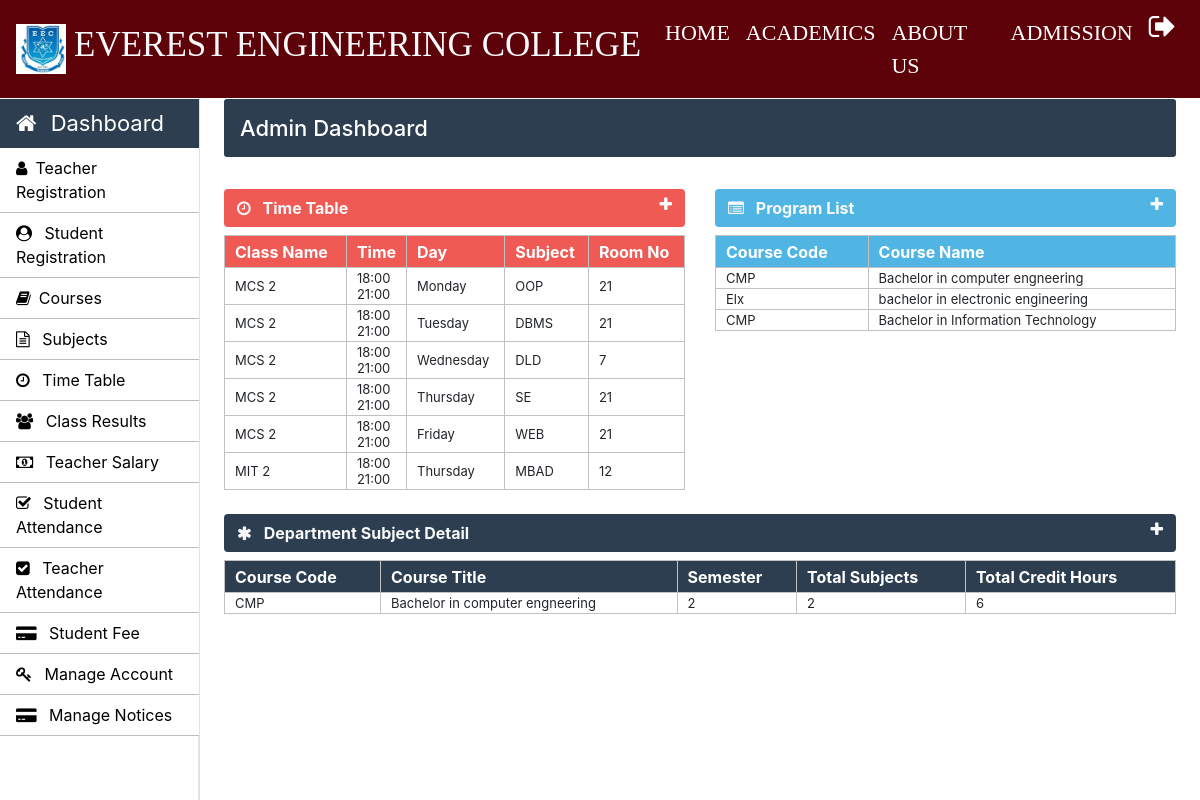
The app's page /admin/admin-index.php (signed in) with its own data.
### tables this page shows
CREATE TABLE `time_table` (
  `id` int(11) NOT NULL,
  `course_code` varchar(10) NOT NULL,
  `semester` int(11) NOT NULL,
  `timing_from` varchar(10) NOT NULL,
  `timing_to` varchar(10) NOT NULL,
  `day` varchar(20) NOT NULL,
  `subject_code` varchar(20) NOT NULL,
  `room_no` int(11) NOT NULL
);

CREATE TABLE `weekdays` (
  `day_id` int(11) NOT NULL,
  `day_name` varchar(15) NOT NULL
);

CREATE TABLE `courses` (
  `course_code` varchar(10) NOT NULL,
  `course_name` varchar(50) NOT NULL,
  `semester_or_year` varchar(10) NOT NULL,
  `no_of_year` int(10) NOT NULL
);

### Admin/admin-index.php (the view, shortened to what this page needs)
	<?php
		require_once "../connection/connection.php";
	?>
	<?php include('../common/common-header.php') ?>
	<?php include('../common/admin-sidebar.php') ?>
		<main role="main" class="col-xl-10 col-lg-9 col-md-8 ml-sm-auto px-md-4 mb-2 w-100 page-content-index">
			<div class="flex-wrap flex-md-no-wrap pt-3 pb-2 mb-3 text-white admin-dashboard pl-3">
				<h4>Admin Dashboard </h4>
			</div>
			<div class="row">
				<div class=" col-lg-6 col-md-12 col-sm-12 ">
					<div>
						<section class="mt-3">
							<div class="btn btn-block table-one text-light d-flex">
								<span class="font-weight-bold"><i class="fa fa-clock-o mr-2" aria-hidden="true"></i> Time Table</span>
								<a href="" class="ml-auto" data-toggle="collapse" data-target="#collapseOne"><i class="fa fa-plus text-light" aria-hidden="true"></i></a>
							</div>
							<div class="collapse show mt-2" id="collapseOne">
								<table class="w-100 table-elements table-one-tr"cellpadding="2">
									<tr class="pt-5 table-one text-white" style="height: 32px;">
										<th>Class Name</th>
										<th>Time</th>
										<th>Day</th>
										<th>Subject</th>
										<th>Room No</th>
									</tr>
									<?php
										$query="select * from time_table tt inner join weekdays wd on tt.day=wd.day_id";
										$run=mysqli_query($con,$query);
										while($row=mysqli_fetch_array($run)) {
											echo "<tr>";
											echo "<td>".$row["course_code"]." ".$row["semester"]."</td>";
											echo "<td>".$row["timing_from"]."<br>".$row["timing_to"]."</td>";
											echo "<td>".$row["day_name"]."</td>";
											echo "<td>".$row["subject_code"]."</td>";
											echo "<td>".$row["room_no"]."</td>";
											echo "</tr>";
										}
									?>
								</table>
							</div>
						</section>
					</div>
				</div>
				<div class=" col-lg-6 col-md-12 col-sm-12">
					<div>
						<section class="mt-3">
							<div class="btn btn-block table-two text-light d-flex">
								<span class="font-weight-bold"><i class="fa fa-list-alt mr-2" aria-hidden="true"></i> Program List</span>
								<a href="" class="ml-auto" data-toggle="collapse" data-target="#collapsetwo"><i class="fa fa-plus text-light" aria-hidden="true"></i></a>
							</div>
							<div class="collapse show mt-2" id="collapsetwo">
								<table class="w-100 table-elements table-two-tr"cellpadding="2">
									<tr class="pt-5 table-two text-white" style="height: 32px;">
										<th>Course Code</th>
										<th>Course Name</th>
									</tr>
									<?php
										$query="select course_name,course_code from courses";
										$run=mysqli_query($con,$query);
										while($row=mysqli_fetch_array($run)) { ?>
											<tr>
												<td><?php echo $row['course_code'] ?></td>
												<td><?php echo $row['course_name'] ?></td>
											</tr>
										<?php }
									?>
								</table>
							</div>
						</section>
					</div>
				</div>
				<div class="col-md-12">
					<div>
						<section class="mt-4">
							<div class="btn btn-block table-three text-light d-flex">
								<span class="font-weight-bold"><i class="fa fa-asterisk mr-2" aria-hidden="true"></i> Department Subject Detail</span>
								<a href="" class="ml-auto" data-toggle="collapse" data-target="#collapsethree"><i class="fa fa-plus text-light" aria-hidden="true"></i></a>
							</div>
							<div class="collapse show mt-2" id="collapsethree">
								<table class="w-100 table-elements table-three-tr"cellpadding="2">
									<tr class="pt-5 table-three text-white" style="height: 32px;">
										<th>Course Code</th>
										<th>Course Title</th>
										<th>Semester</th>
										<th>Total Subjects</th>
										<th>Total Credit Hours</th>
									</tr>
									<?php
										$query="select course_code,course_name,semester,count(subject_code) as subject_code,sum(credit_hours) as credit_hours from course_subjects join courses using(course_code) group by course_code, semester";
										$run=mysqli_query($con,$query);
										while($row=mysqli_fetch_array($run)) {
											echo "<tr>";
											echo "<td>".$row["course_code"]."</td>";
											echo "<td>".$row["course_name"]."</td>";
											echo "<td>".$row["semester"]."</td>";
											echo "<td>".$row["subject_code"]."</td>";
											echo "<td>".$row["credit_hours"]."</td>";
											echo "</tr>";
										}
									?>
								</table>
							</div>
						</section>
					</div>
				</div>
			</div>
		</main>
	</body>
</html>

### Common/common-header.php (shortened to what this page needs)
<!doctype html>
<html lang="en">
	<head>
      <link rel="stylesheet" type="text/css" href="../bootstrap/css/bootstrap.min.css">
      <link rel="stylesheet" type="text/css" href="../css/footer.css">
      <link rel="stylesheet" type="text/css" href="../css/style.css">
    <link rel="stylesheet" href="https://stackpath.bootstrapcdn.com/font-awesome/4.7.0/css/font-awesome.min.css">
  </head>
  <body>
    <nav class="navbar navbar-expand-lg navbar-dark header-back sticky-top header-navbar-fonts">
      <a class="navbar-brand d-flex align-items-center" href="../index.php">
        <img src="../images/logo.PNG" class="logo-image" width="50" height="50">
        <h3 class="text-light text-uppercase ml-2">Everest Engineering COllege</h3>
      </a>
      <div class="collapse navbar-collapse" id="navbarNavDropdown">
        <ul class="navbar-nav ml-auto">
          <li class="nav-item active">
            <a class="nav-link" href="../index.php">HOME<span class="sr-only">(current)</span></a>
          </li>
          <li class="nav-item active">
            <a class="nav-link" href="../academics.php">ACADEMICS<span class="sr-only">(current)</span></a>
          </li>
          <li class="nav-item active">
            <a class="nav-link" href="../academics.php">ABOUT US<span class="sr-only">(current)</span></a>
          </li>
          <li class="nav-item active">
            <a class="nav-link" href="../admission.php">ADMISSION<span class="sr-only">(current)</span></a>
          </li>
          <li class="nav-item active">
            <a class="nav-link" href="../login/logout.php"><i class="fa fa-sign-out text-white fa-lg" aria-hidden="true"></i><span class="sr-only">(current)</span></a>
          </li>
        </ul>
      </div>
    </nav>

### Common/admin-sidebar.php (shortened to what this page needs)
 <nav id="sidebarMenu" class="">
<div class="col-xl-2 col-lg-3 col-md-4 sidebar position-fixed border-right">
     <div class="sidebar-header">
       <div class="nav-item">
           <a class="nav-link text-white" href="../admin/admin-index.php">
               <i class="fa fa-home mr-2" aria-hidden="true"></i> Dashboard
           </a>
       </div>
     </div>
     <ul class="nav flex-column">
       <li class="nav-item">
         <a class="nav-link" href="../admin/Teacher.php">
           <i class="fa fa-user mr-2" aria-hidden="true"></i>Teacher Registration
         </a>
     </li>
       <li class="nav-item">
         <a class="nav-link" href="../admin/Student.php">
           <i class="fa fa-user-circle mr-2" aria-hidden="true"></i> Student Registration
         </a>
       </li>
       <li class="nav-item">
         <a class="nav-link" href="../admin/Courses.php">
           <i class="fa fa-book mr-2" aria-hidden="true"></i>Courses
         </a>
       </li>
       <li class="nav-item">
         <a class="nav-link" href="../admin/subjects.php">
           <i class="fa fa-file-text-o mr-2" aria-hidden="true"></i> Subjects
         </a>
       </li>
       <li class="nav-item">
         <a class="nav-link" href="../admin/time-table.php">
            <i class="fa fa-clock-o mr-2" aria-hidden="true"></i> Time Table
         </a>
 </li>
       <li class="nav-item">
         <a class="nav-link" href="../admin/class-result.php">
           <i class="fa fa-users mr-2" aria-hidden="true"></i> Class Results
         </a>
       </li>
       <li class="nav-item">
         <a class="nav-link" href="../admin/teacher-salary.php">
           <i class="fa fa-money mr-2" aria-hidden="true"></i> Teacher Salary
         </a>
       </li>
       <li class="nav-item">
         <a class="nav-link" href="../admin/student-attendance.php">
           <i class="fa fa-check-square-o mr-2" aria-hidden="true"></i> Student Attendance
         </a>
       </li>
       <li class="nav-item">
         <a class="nav-link" href="../admin/teacher-attendance.php">
           <i class="fa fa-check-square mr-2" aria-hidden="true"></i> Teacher Attendance
         </a>
       </li>
       <li class="nav-item">
         <a class="nav-link" href="../admin/student-fee.php">
           <i class="fa fa-credit-card-alt mr-2" aria-hidden="true"></i> Student Fee
         </a>
       </li>
       <li class="nav-item">
         <a class="nav-link" href="../admin/manage-accounts.php">
           <i class="fa fa-key mr-2" aria-hidden="true"></i> Manage Account
         </a>
       </li>
       <li class="nav-item">
         <a class="nav-link" href="../admin/student-fee.php">
           <i class="fa fa-credit-card-alt mr-2" aria-hidden="true"></i> Manage Notices
         </a>
       </li>
     </ul>
   </div>
 </nav>

### Css/footer.css (style rules this page uses)
.footer-top h2,h3 { color: #fff; }

### Css/style.css (style rules this page uses)
h3 { font-size: 25px; }
h4 { font-size: 22px; }
.header-back { background: #5e0209; }
.header-navbar-fonts { font-family: Cambria, Cochin, Georgia, Times, 'Times New Roman', serif; }
.header-navbar-fonts h3 { font-size: 35px !important; }
.header-navbar-fonts ul li a { font-size: 22px !important; }
.sidebar { padding: 0; margin-top: 1px; height: 100%; box-shadow: inset -1px 0 0 rgba(0, 0, 0, .1); background-color: #fff; }
.sidebar-header { background: #2c3e50; font-size: 22px !important; }
.sidebar ul { background-color: #ffffff; }
.sidebar ul li { border-bottom: 1px solid rgb(192, 190, 190); }
.sidebar ul li a { font-size: 16px !important; color: black; }
.admin-dashboard { margin-top: 1px !important; background: #2c3e50 !important; border-radius: 3px; }
.table-elements tr, td, th { font-size: 13px; border: 1px solid rgb(194, 193, 193); padding-left: 10px !important; }
.table-one { background: #eb1811b6; }
.table-two { background: #51b5e4; }
.table-three { background: #2c3e50 !important; }
.table-font-for-transcript td, th { font-size: 16px !important; }

### records on screen
time_table: course_code "MCS", semester "2", timing_from "18:00", timing_to "21:00", weekdays.day_name "Monday", subject_code "OOP", room_no "21"
time_table: course_code "MCS", semester "2", timing_from "18:00", timing_to "21:00", weekdays.day_name "Tuesday", subject_code "DBMS", room_no "21"
time_table: course_code "MCS", semester "2", timing_from "18:00", timing_to "21:00", weekdays.day_name "Wednesday", subject_code "DLD", room_no "7"
time_table: course_code "MCS", semester "2", timing_from "18:00", timing_to "21:00", weekdays.day_name "Thursday", subject_code "SE", room_no "21"
time_table: course_code "MCS", semester "2", timing_from "18:00", timing_to "21:00", weekdays.day_name "Friday", subject_code "WEB", room_no "21"
time_table: course_code "MIT", semester "2", timing_from "18:00", timing_to "21:00", weekdays.day_name "Thursday", subject_code "MBAD", room_no "12"
courses: course_code "CMP", course_name "Bachelor in computer engneering"
courses: course_code "Elx", course_name "bachelor in electronic engineering"
courses: course_code "CMP", course_name "Bachelor in Information Technology"

### other values on screen
$row["course_code"] "CMP"
$row["course_name"] "Bachelor in computer engneering"
$row["semester"] "2"
$row["subject_code"] "2"
$row["credit_hours"] "6"
